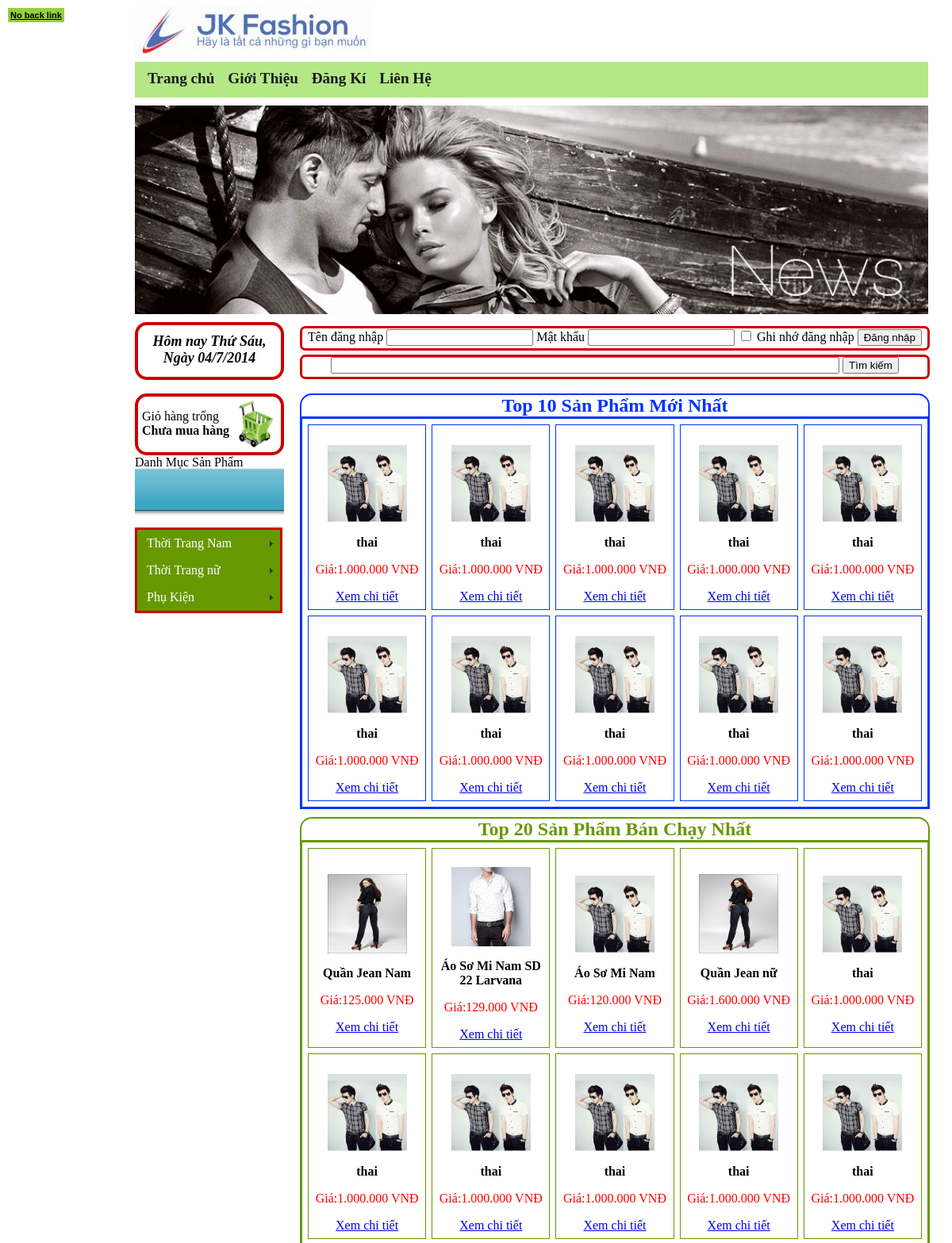
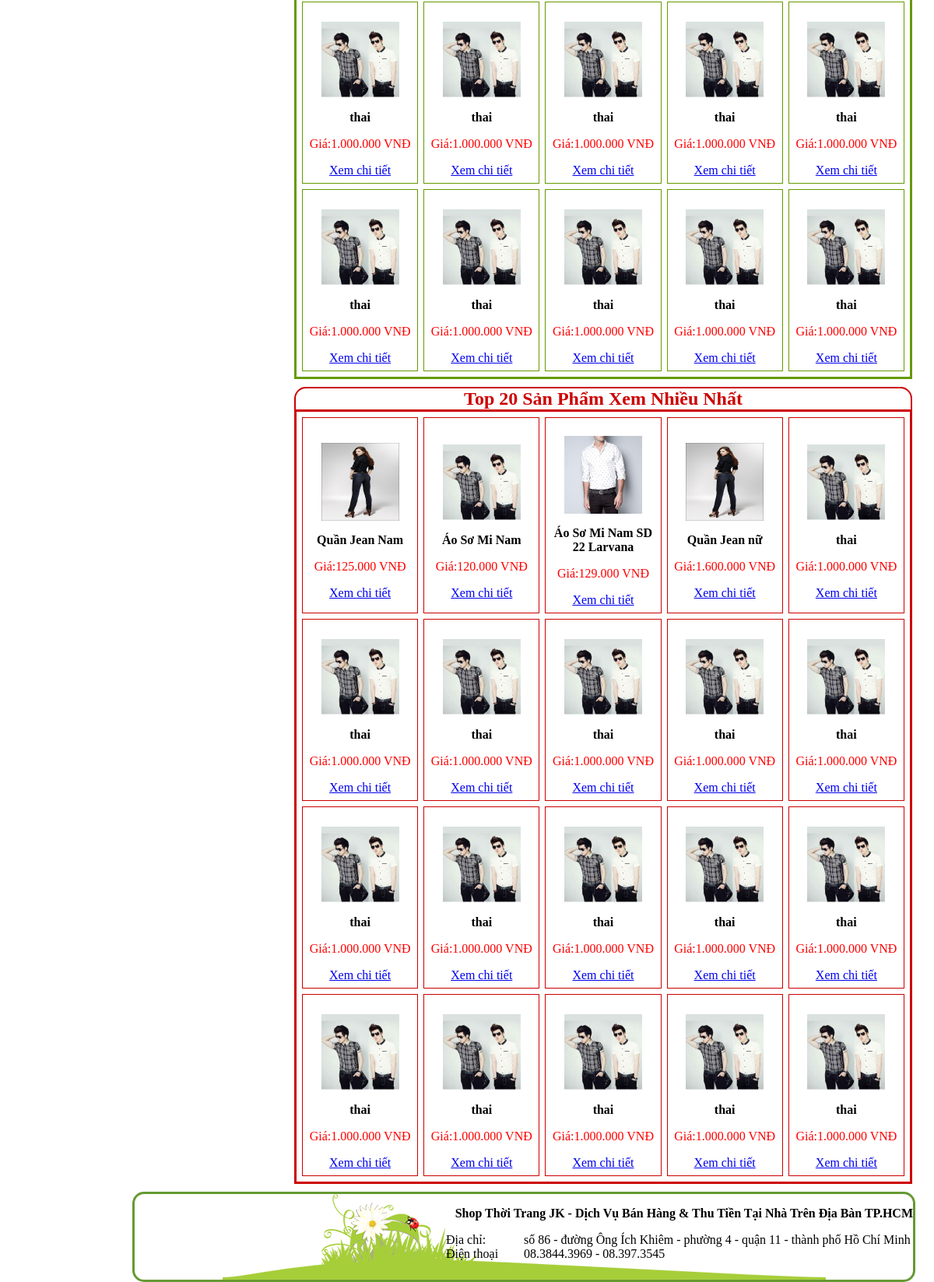
The page / on the database its author committed (2 pictures, top to bottom).
### tables this page shows
CREATE TABLE IF NOT EXISTS `chungloaisanpham` (
  `idCL` int(255) NOT NULL AUTO_INCREMENT,
  `TenCL` varchar(100) NOT NULL,
  `AnHien` int(255) NOT NULL,
  PRIMARY KEY (`idCL`)
);

CREATE TABLE IF NOT EXISTS `sanpham` (
  `idSP` int(255) NOT NULL AUTO_INCREMENT,
  `idLoai` int(255) NOT NULL DEFAULT '0',
  `TenSP` varchar(100) NOT NULL,
  `idNCC` int(11) NOT NULL,
  `MoTa` text NOT NULL,
  `NgayCapNhat` date NOT NULL DEFAULT '0000-00-00',
  `Gia` int(15) NOT NULL,
  `UrlHinh` varchar(255) NOT NULL,
  `SoLanXem` int(15) DEFAULT '0',
  `SoLuongTonKho` int(15) DEFAULT '0',
  `SoLuongDaBan` int(15) DEFAULT '0',
  `AnHien` int(15) NOT NULL DEFAULT '1',
  PRIMARY KEY (`idSP`)
);

### index_content.php (the view, shortened to what this page needs)
<div id="indexcontent">
	<div id="spmoinhat">
		<div id="namespmoinhat">Top 10 Sản Phẩm Mới Nhất</div>
   	  <div id="showspmoinhat">
        <table cellpadding="7" cellspacing="7" width="790" border="1" bordercolor="#0033FF">
        <?php
		$sc=5;
		$sd=2*$sc;
		if (isset ($_GET['trang']))
		$trang=intval($_GET['trang']);
		else
		$trang=1;
		$vitri=($trang-1)*$sd;
		$sl2="select * from sanpham order by NgayCapNhat DESC limit $vitri,$sd";
		$qr2=mysql_query($sl2);
		while ($row2=mysql_fetch_array($qr2))
		{
		?>
        <tr>
  <td width="140" valign="middle" align="center">
            	<p><a href="index.php?link=sanpham&idSP=<?php echo $row2['idSP']; ?>"><img src="images/<?php echo $row2['UrlHinh'];?>" width="100" height="100" /></a></p>
            	<p><b><?php echo $row2['TenSP']; ?></b></p>
            	<p style="color:#F00">Giá:<?php echo number_format($row2['Gia'],0,",",".")." VNĐ";?></p>
                <a href="index.php?link=sanpham&idSP=<?php echo $row2['idSP']; ?>">Xem chi tiết</a>
          </td>
            <?php
			for ($i=1;$i<$sc;$i++)
			{
				if ($row2=mysql_fetch_array($qr2))
				{
			?>
  <td width="140" valign="middle" align="center">
            	<p><a href="index.php?link=sanpham&idSP=<?php echo $row2['idSP']; ?>"><img src="images/<?php echo $row2['UrlHinh'];?>" width="100" height="100" /></a></p>
            	<p><b><?php echo $row2['TenSP']; ?></b></p>
            	<p style="color:#F00">Giá:<?php echo number_format($row2['Gia'],0,",",".")." VNĐ";?></p>
                <a href="index.php?link=sanpham&idSP=<?php echo $row2['idSP']; ?>">Xem chi tiết</a>
          </td>
            <?php
				}
			}
			?>
        </tr>
        <?php
		}
		?>
        </table>
        </div>
	</div>
<div id="spbanchay">
		<div id="namespbanchay">Top 20 Sản Phẩm Bán Chạy Nhất</div>
    	<div id="showspbanchay">
        <table cellpadding="7" cellspacing="7" width="790" border="1" bordercolor="#669900">
        <?php
		$sc=5;
		$sd=4*$sc;
		if (isset ($_GET['trang']))
		$trang=intval($_GET['trang']);
		else
		$trang=1;
		$vitri=($trang-1)*$sd;
		$sl2="select * from sanpham order by SoLuongDaBan DESC limit $vitri,$sd";
		$qr2=mysql_query($sl2);
		while ($row2=mysql_fetch_array($qr2))
		{
		?>
        <tr>
  <td width="140" valign="middle" align="center">
            	<p><a href="index.php?link=sanpham&idSP=<?php echo $row2['idSP']; ?>"><img src="images/<?php echo $row2['UrlHinh'];?>" width="100" height="100" /></a></p>
            	<p><b><?php echo $row2['TenSP']; ?></b></p>
            	<p style="color:#F00">Giá:<?php echo number_format($row2['Gia'],0,",",".")." VNĐ";?></p>
                <a href="index.php?link=sanpham&idSP=<?php echo $row2['idSP']; ?>">Xem chi tiết</a>
            </td>
            <?php
			for ($i=1;$i<$sc;$i++)
			{
				if ($row2=mysql_fetch_array($qr2))
				{
			?>
  <td width="140" valign="middle" align="center">
            	<p><a href="index.php?link=sanpham&idSP=<?php echo $row2['idSP']; ?>"><img src="images/<?php echo $row2['UrlHinh'];?>" width="100" height="100" /></a></p>
            	<p><b><?php echo $row2['TenSP']; ?></b></p>
            	<p style="color:#F00">Giá:<?php echo number_format($row2['Gia'],0,",",".")." VNĐ";?></p>
                <a href="index.php?link=sanpham&idSP=<?php echo $row2['idSP']; ?>">Xem chi tiết</a>
            </td>
            <?php
				}
			}
			?>
        </tr>
        <?php
		}
		?>
        </table>
        </div>
	</div>
	<div id="spxemnhieu">
	  <div id="namespxemnhieu">Top 20 Sản Phẩm Xem Nhiều Nhất</div>
    	<div id="showspxemnhieu">
        <table cellpadding="7" cellspacing="7" width="790" border="1" bordercolor="#CC0000">
        <?php
		$sd3=4*$sc;
		if (isset ($_GET['trang']))
		$trang3=intval($_GET['trang']);
		else
		$trang3=1;
		$vitri3=($trang3-1)*$sd3;
		$sl4="select * from sanpham order by SoLanXem DESC limit $vitri3,$sd3";
		$qr4=mysql_query($sl4);
		while ($row4=mysql_fetch_array($qr4))
		{
		?>
        <tr>
  <td width="140" valign="middle" align="center">
            	<p><a href="index.php?link=sanpham&idSP=<?php echo $row4['idSP']; ?>"><img src="images/<?php echo $row4['UrlHinh'];?>" width="100" height="100" /></a></p>
            	<p><b><?php echo $row4['TenSP']; ?></b></p>
            	<p style="color:#F00">Giá:<?php echo number_format($row4['Gia'],0,",",".")." VNĐ";?></p>
                <a href="index.php?link=sanpham&idSP=<?php echo $row4['idSP']; ?>">Xem chi tiết</a>
            </td>
            <?php
			for ($i=1;$i<$sc;$i++)
			{
				if ($row4=mysql_fetch_array($qr4))
				{
			?>
  <td width="140" valign="middle" align="center">
            	<p><a href="index.php?link=sanpham&idSP=<?php echo $row4['idSP']; ?>"><img src="images/<?php echo $row4['UrlHinh'];?>" width="100" height="100" /></a></p>
            	<p><b><?php echo $row4['TenSP']; ?></b></p>
            	<p style="color:#F00">Giá:<?php echo number_format($row4['Gia'],0,",",".")." VNĐ";?></p>
                <a href="index.php?link=sanpham&idSP=<?php echo $row4['idSP']; ?>">Xem chi tiết</a>
            </td>
            <?php
				}
			}
			?>
        </tr>
        <?php
		}
		?>
        </table>
        </div>
  </div>
</div>

### menu_doc.php (shortened to what this page needs)
<link href="SpryAssets/SpryMenuBarVertical.css" rel="stylesheet" type="text/css" />
<ul id="MenuBar1" class="MenuBarVertical">
<?php
$slcl="select * from chungloaisanpham where AnHien='1'";
$qrcl=mysql_query($slcl);
while ($rowcl=mysql_fetch_array($qrcl))
{
?>
  <li><a class="MenuBarItemSubmenu" href="index.php?link=chungloaisp&idCL=<?php echo $rowcl['idCL']; ?>"><?php echo $rowcl['TenCL']; ?></a>
  </li>
<?php
}
?>
</ul>

### SpryAssets/SpryMenuBarVertical.css (style rules this page uses)
ul.MenuBarVertical { margin: 0; padding: 0; list-style-type: none; font-size: 100%; cursor: default; width: 180px; }
ul.MenuBarVertical li { margin: 0; padding: 0; list-style-type: none; font-size: 100%; position: relative; text-align: left; cursor: pointer; width: 180px; }
ul.MenuBarVertical { border: 3px solid #C00; }
ul.MenuBarVertical a { display: block; cursor: pointer; background-color:#690; padding: 0.5em 0.75em; color: #FFF; text-decoration: none; background-repeat: repeat; }
ul.MenuBarVertical a.MenuBarItemSubmenu { background-image: url(SpryMenuBarRight.gif); background-repeat: no-repeat; background-position: 95% 50%; }

### index.php (style rules this page uses)
body { margin-left: 170px; }

### index_content.php (style rules this page uses)
#namespmoinhat { width: 100%; border-bottom-width: 2px; border-bottom-style: solid; border-bottom-color: #03F; font-size: 24px; font-weight: bolder; text-align: center; color: #03F; }
#showspmoinhat { width: 100%; }
#spbanchay { width: 790px; border: 2px solid #690; moz-border-radius-topleft: 15px; webkit-border-top-left-radius: 15px; border-top-left-radius: 15px; moz-border-radius-topright: 15px; webkit-border-top-right-radius: 15px; border-top-right-radius: 15px }
#namespbanchay { width: 100%; border-bottom-width: 2px; border-bottom-style: solid; border-bottom-color: #690; font-size: 24px; font-weight: bolder; text-align: center; color: #690; }
#showspbanchay { width: 100%; }
#indexcontent { margin: auto; width: 730px; }
#spxemnhieu { width: 790px; border: 2px solid #C00; margin-top: 10px; moz-border-radius-topleft: 15px; webkit-border-top-left-radius: 15px; border-top-left-radius: 15px; moz-border-radius-topright: 15px; webkit-border-top-right-radius: 15px; border-top-right-radius: 15px }
#namespxemnhieu { width: 100%; border-bottom-width: 2px; border-bottom-style: solid; border-bottom-color: #C00; font-size: 24px; font-weight: bolder; text-align: center; color: #C00; }
#showspxemnhieu { width: 100%; }

### rows shown on the page
chungloaisanpham: TenCL "Thời Trang Nam"
chungloaisanpham: TenCL "Thời Trang nữ"
chungloaisanpham: TenCL "Phụ Kiện"
sanpham: UrlHinh (picture), TenSP "thai", Gia "1.000.000"
sanpham: UrlHinh (picture), TenSP "thai", Gia "1.000.000"
sanpham: UrlHinh (picture), TenSP "thai", Gia "1.000.000"
sanpham: UrlHinh (picture), TenSP "thai", Gia "1.000.000"
sanpham: UrlHinh (picture), TenSP "thai", Gia "1.000.000"
sanpham: UrlHinh (picture), TenSP "thai", Gia "1.000.000"
sanpham: UrlHinh (picture), TenSP "thai", Gia "1.000.000"
sanpham: UrlHinh (picture), TenSP "thai", Gia "1.000.000"
sanpham: UrlHinh (picture), TenSP "thai", Gia "1.000.000"
sanpham: UrlHinh (picture), TenSP "thai", Gia "1.000.000"
sanpham: UrlHinh (picture), TenSP "Quần Jean Nam", Gia "125.000"
sanpham: UrlHinh (picture), TenSP "Áo Sơ Mi Nam SD 22 Larvana", Gia "129.000"
sanpham: UrlHinh (picture), TenSP "Áo Sơ Mi Nam", Gia "120.000"
sanpham: UrlHinh (picture), TenSP "Quần Jean nữ", Gia "1.600.000"
sanpham: UrlHinh (picture), TenSP "thai", Gia "1.000.000"
sanpham: UrlHinh (picture), TenSP "thai", Gia "1.000.000"
sanpham: UrlHinh (picture), TenSP "thai", Gia "1.000.000"
sanpham: UrlHinh (picture), TenSP "thai", Gia "1.000.000"
sanpham: UrlHinh (picture), TenSP "thai", Gia "1.000.000"
sanpham: UrlHinh (picture), TenSP "thai", Gia "1.000.000"
